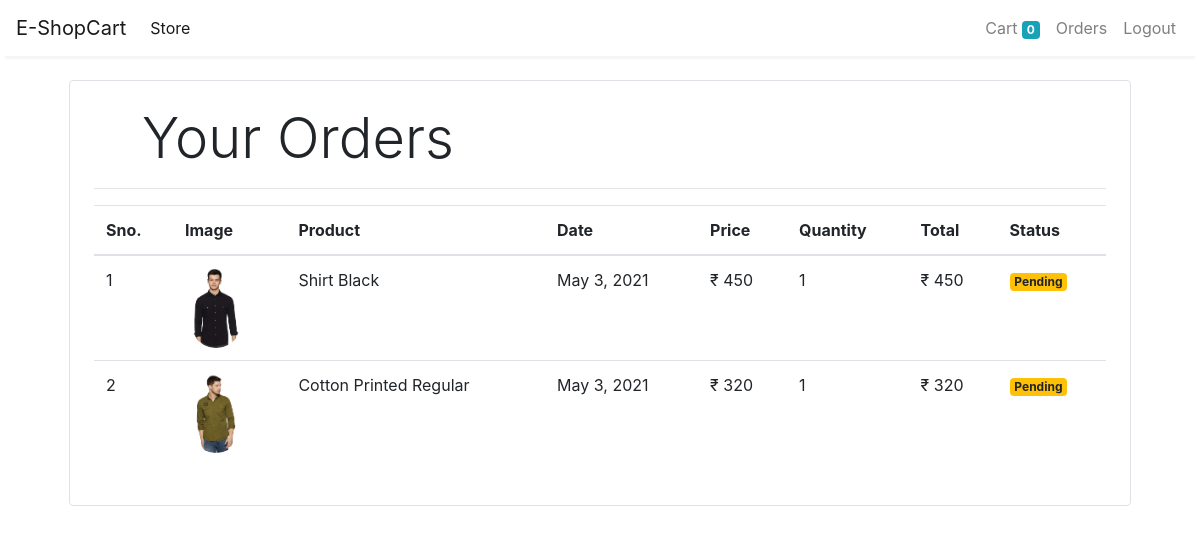
Screenshot of /orders (signed in) with the database file from the repository.
### store/models/orders.py (models this page shows, shortened)
class Order(models.Model):
    product = models.ForeignKey(Product,
                                on_delete=models.CASCADE)
    customer = models.ForeignKey(Customer,
                                 on_delete=models.CASCADE)
    quantity = models.IntegerField(default=1)
    price = models.IntegerField()
    address = models.CharField(max_length=50, default='', blank=True)
    phone = models.CharField(max_length=50, default='', blank=True)
    date = models.DateField(default=datetime.datetime.today)
    status = models.BooleanField(default=False)
    @staticmethod
    def get_orders_by_customer(customer_id):
        return Order.objects.filter(customer=customer_id).order_by('-date')

### store/models/product.py (models this page shows, shortened)
class Product(models.Model):
    name = models.CharField(max_length=50)
    price = models.IntegerField(default=0)
    category = models.ForeignKey(Category, on_delete=models.CASCADE, default=1)
    description = models.CharField(max_length=200, default='' , null=True , blank=True)
    image = models.ImageField(upload_to='uploads/products/')

### store/middlewares/auth.py (the view)
    def middleware(request):
        print(request.session.get('customer'))
        returnUrl = request.META['PATH_INFO']
        print(request.META['PATH_INFO'])
        if not request.session.get('customer'):
           return redirect(f'login?return_url={returnUrl}')
        response = get_response(request)
        return response

### store/templatetags/custom_filter.py (called while the page is built)
@register.filter(name='currency')
def currency(number):
    return "₹ "+str(number)

@register.filter(name='multiply')
def multiply(number , number1):
    return number * number1

### store/views/orders.py (called while the page is built)
    def get(self , request ):
        customer = request.session.get('customer')
        orders = Order.get_orders_by_customer(customer)
        print(orders)
        return render(request , 'orders.html'  , {'orders' : orders})

### store/templates/orders.html
{% extends 'base.html' %}
{% block content %}
{% load cart %}
{% load custom_filter %}
<div class="container">
   <div class="border rounded p-4 m-4">
        <p class="display-4 pl-4 ml-4">Your Orders</p>
        <hr>
        <table class="table">
            <thead>
                <tr>
                    <th>Sno.</th>
                    <th>Image</th>
                    <th>Product</th>
                    <th>Date</th>
                    <th>Price</th>
                    <th>Quantity</th>
                    <th>Total</th>
                    <th>Status</th>
                </tr>
            </thead>
            <tbody>
                {% for order in orders %}
                <tr>
                    <td>{{forloop.counter}}</td>
                    <td><img style="height: 80px;" class="rounded-circle" src="{{order.product.image.url}}" alt=""></td>
                    <td>{{order.product.name}}</td>
                    <td>{{order.date}}</td>
                    <td>{{order.price|currency}}</td>
                    <td>{{order.quantity}}</td>
                    <td>{{order.quantity|multiply:order.price|currency}}</td>
                    {% if order.status %}
                    <td><small class="badge badge-success">Completed</small></td>
                    {%else%}
                    <td><small class="badge badge-warning">Pending</small></td>
                    {% endif %}
                </tr>
                {% endfor %}
            </tbody>
        </table>
   </div>
</div>
{% endblock %}

### store/templates/base.html (shortened to what this page needs)
<!doctype html>
<html lang="en">
<head>
  <link rel="stylesheet" href="https://maxcdn.bootstrapcdn.com/bootstrap/4.0.0/css/bootstrap.min.css"
>
</head>
<body>
  <nav class="one-edge-shadow
  sticky-top navbar
  navbar-expand-lg
   navbar-light bg-white">
    <a class="navbar-brand" href="/">E-ShopCart</a>
    <div class="collapse navbar-collapse" id="navbarSupportedContent">
      <ul class="navbar-nav mr-auto">
        <li class="nav-item active">
          <a class="nav-link" href="/store">Store <span class="sr-only">(current)</span></a>
        </li>
      </ul>
      <ul class=" navbar-nav my-2 my-lg-0">
        <li class="nav-item ">
          <a class="nav-link" href="/cart">Cart
            <span class="badge badge-info">{{request.session.cart.keys|length}}</span>
            <span class="sr-only">(current)</span></a>
        </li>
        {% if request.session.customer %}
        <li class="nav-item ">
          <a class="nav-link" href="/orders">Orders<span class="sr-only">(current)</span></a>
        </li>
        <li class="nav-item ">
          <a class="nav-link" href="/logout">Logout<span class="sr-only">(current)</span></a>
        </li>
        {% endif %}
      </ul>
    </div>
  </nav>
    {% block content %}{% endblock %}
</body>
</html>

### store/templates/base.html (style rules this page uses)
nav { background-color: white; }
.one-edge-shadow { box-shadow: 0 8px 2px -5px rgb(246, 245, 245); }

### rows the page displays
Order: product.image (picture), product.name "Shirt Black", date "May 3, 2021", price "₹ 450", quantity "1", quantity|multiply "₹ 450", status "Pending"
Order: product.image (picture), product.name "Cotton Printed Regular", date "May 3, 2021", price "₹ 320", quantity "1", quantity|multiply "₹ 320", status "Pending"

### other values shown
{{ request.session.cart.keys|length }} "0"
